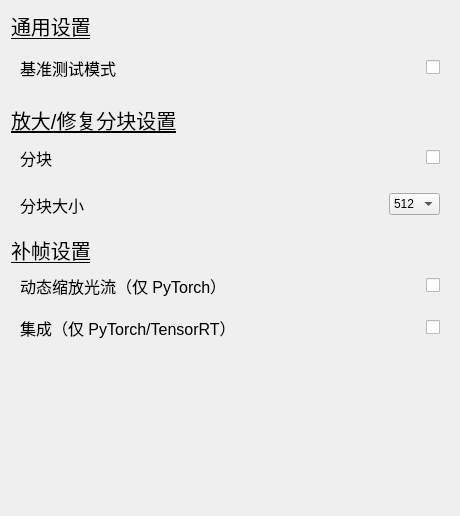
                             <widget class="QWidget" name="scrollAreaWidgetContents_5">
                              <property name="geometry">
                               <rect>
                                <x>0</x>
                                <y>0</y>
                                <width>460</width>
                                <height>516</height>
                               </rect>
                              </property>
                              <property name="sizePolicy">
                               <sizepolicy hsizetype="Preferred" vsizetype="Expanding">
                                <horstretch>0</horstretch>
                                <verstretch>0</verstretch>
                               </sizepolicy>
                              </property>
                              <property name="minimumSize">
                               <size>
                                <width>0</width>
                                <height>0</height>
                               </size>
                              </property>
                              <layout class="QVBoxLayout" name="verticalLayout_33">
                               <property name="spacing">
                                <number>9</number>
                               </property>
                               <property name="leftMargin">
                                <number>11</number>
                               </property>
                               <property name="topMargin">
                                <number>11</number>
                               </property>
                               <property name="rightMargin">
                                <number>11</number>
                               </property>
                               <property name="bottomMargin">
                                <number>11</number>
                               </property>
                               <item alignment="Qt::AlignmentFlag::AlignTop">
                                <widget class="QWidget" name="generalContainer" native="true">
                                 <property name="sizePolicy">
                                  <sizepolicy hsizetype="Preferred" vsizetype="Expanding">
                                   <horstretch>0</horstretch>
                                   <verstretch>0</verstretch>
                                  </sizepolicy>
                                 </property>
                                 <layout class="QVBoxLayout" name="verticalLayout_31">
                                  <property name="spacing">
                                   <number>6</number>
                                  </property>
                                  <property name="leftMargin">
                                   <number>0</number>
                                  </property>
                                  <property name="topMargin">
                                   <number>0</number>
                                  </property>
                                  <property name="rightMargin">
                                   <number>0</number>
                                  </property>
                                  <property name="bottomMargin">
                                   <number>0</number>
                                  </property>
                                  <item>
                                   <widget class="QLabel" name="label_41">
                                    <property name="font">
                                     <font>
                                      <pointsize>15</pointsize>
                                      <underline>true</underline>
                                     </font>
                                    </property>
                                    <property name="text">
                                     <string>通用设置</string>
                                    </property>
                                   </widget>
                                  </item>
                                  <item>
                                   <widget class="QWidget" name="benchmarkModeContainer" native="true">
                                    <layout class="QHBoxLayout" name="horizontalLayout_42">
                                     <property name="spacing">
                                      <number>6</number>
                                     </property>
                                     <property name="leftMargin">
                                      <number>9</number>
                                     </property>
                                     <property name="topMargin">
                                      <number>9</number>
                                     </property>
                                     <property name="rightMargin">
                                      <number>9</number>
                                     </property>
                                     <property name="bottomMargin">
                                      <number>9</number>
                                     </property>
                                     <item>
                                      <widget class="QLabel" name="label_18">
                                       <property name="font">
                                        <font>
                                         <pointsize>12</pointsize>
                                        </font>
                                       </property>
                                       <property name="toolTip">
                                        <string/>
                                       </property>
                                       <property name="statusTip">
                                        <string/>
                                       </property>
                                       <property name="text">
                                        <string>基准测试模式</string>
                                       </property>
                                      </widget>
                                     </item>
                                     <item>
                                      <spacer name="horizontalSpacer">
                                       <property name="orientation">
                                        <enum>Qt::Orientation::Horizontal</enum>
                                       </property>
                                       <property name="sizeHint" stdset="0">
                                        <size>
                                         <width>40</width>
                                         <height>20</height>
                                        </size>
                                       </property>
                                      </spacer>
                                     </item>
                                     <item>
                                      <widget class="QLabel" name="label_5">
                                       <property name="maximumSize">
                                        <size>
                                         <width>25</width>
                                         <height>25</height>
                                        </size>
                                       </property>
                                       <property name="toolTip">
                                        <string>&lt;html&gt;&lt;head/&gt;&lt;body&gt;&lt;p&gt;只进行处理而不输出新的视频。用于测试推理的原始性能。&lt;/p&gt;&lt;/body&gt;&lt;/html&gt;</string>
                                       </property>
                                       <property name="text">
                                        <string/>
                                       </property>
                                       <property name="pixmap">
                                        <pixmap resource="resources.qrc">:/icons/icons/info.svg</pixmap>
                                       </property>
                                       <property name="scaledContents">
                                        <bool>true</bool>
                                       </property>
                                      </widget>
                                     </item>
                                     <item>
                                      <widget class="QCheckBox" name="benchmarkModeCheckBox">
                                       <property name="styleSheet">
                                        <string notr="true"/>
                                       </property>
                                       <property name="text">
                                        <string/>
                                       </property>
                                      </widget>
                                     </item>
                                    </layout>
                                   </widget>
                                  </item>
                                 </layout>
                                </widget>
                               </item>
                               <item alignment="Qt::AlignmentFlag::AlignTop">
                                <widget class="QWidget" name="upscaleContainer" native="true">
                                 <property name="sizePolicy">
                                  <sizepolicy hsizetype="Preferred" vsizetype="Expanding">
                                   <horstretch>0</horstretch>
                                   <verstretch>0</verstretch>
                                  </sizepolicy>
                                 </property>
                                 <property name="minimumSize">
                                  <size>
                                   <width>351</width>
                                   <height>128</height>
                                  </size>
                                 </property>
                                 <layout class="QVBoxLayout" name="verticalLayout_16">
                                  <property name="spacing">
                                   <number>0</number>
                                  </property>
                                  <property name="leftMargin">
                                   <number>0</number>
                                  </property>
                                  <property name="topMargin">
                                   <number>0</number>
                                  </property>
                                  <property name="rightMargin">
                                   <number>0</number>
                                  </property>
                                  <property name="bottomMargin">
                                   <number>0</number>
                                  </property>
                                  <item>
                                   <widget class="QLabel" name="label_40">
                                    <property name="font">
                                     <font>
                                      <pointsize>15</pointsize>
                                      <underline>true</underline>
                                     </font>
                                    </property>
                                    <property name="text">
                                     <string>放大/修复分块设置</string>
                                    </property>
                                   </widget>
                                  </item>
                                  <item>
                                   <widget class="QWidget" name="tilingContainer" native="true">
                                    <layout class="QHBoxLayout" name="horizontalLayout_16">
                                     <property name="spacing">
                                      <number>6</number>
                                     </property>
                                     <property name="leftMargin">
                                      <number>9</number>
                                     </property>
                                     <property name="topMargin">
                                      <number>0</number>
                                     </property>
                                     <property name="rightMargin">
                                      <number>9</number>
                                     </property>
                                     <property name="bottomMargin">
                                      <number>9</number>
                                     </property>
                                     <item>
                                      <widget class="QLabel" name="label_33">
                                       <property name="font">
                                        <font>
                                         <pointsize>12</pointsize>
                                        </font>
                                       </property>
                                       <property name="text">
                                        <string>分块</string>
                                       </property>
                                      </widget>
                                     </item>
                                     <item>
                                      <spacer name="horizontalSpacer_8">
                                       <property name="orientation">
                                        <enum>Qt::Orientation::Horizontal</enum>
                                       </property>
                                       <property name="sizeHint" stdset="0">
                                        <size>
                                         <width>40</width>
                                         <height>20</height>
                                        </size>
                                       </property>
                                      </spacer>
                                     </item>
                                     <item>
                                      <widget class="QLabel" name="label_34">
                                       <property name="maximumSize">
                                        <size>
                                         <width>25</width>
                                         <height>25</height>
                                        </size>
                                       </property>
                                       <property name="toolTip">
                                        <string>&lt;html&gt;&lt;head/&gt;&lt;body&gt;&lt;p&gt;将放大后的帧切分成若干块。&lt;/p&gt;&lt;p&gt;可降低显存占用，但也会让渲染变慢。 &lt;/p&gt;&lt;p&gt;仅在因显存不足导致渲染失败时使用。&lt;/p&gt;&lt;/body&gt;&lt;/html&gt;</string>
                                       </property>
                                       <property name="text">
                                        <string/>
                                       </property>
                                       <property name="pixmap">
                                        <pixmap resource="resources.qrc">:/icons/icons/info.svg</pixmap>
                                       </property>
                                       <property name="scaledContents">
                                        <bool>true</bool>
                                       </property>
                                      </widget>
                                     </item>
                                     <item>
                                      <widget class="QCheckBox" name="tilingCheckBox">
                                       <property name="text">
                                        <string/>
                                       </property>
                                      </widget>
                                     </item>
                                    </layout>
                                   </widget>
                                  </item>
                                  <item>
                                   <widget class="QWidget" name="tileSizeContainer" native="true">
                                    <layout class="QHBoxLayout" name="horizontalLayout_18">
                                     <property name="spacing">
                                      <number>6</number>
                                     </property>
                                     <property name="leftMargin">
                                      <number>9</number>
                                     </property>
                                     <property name="topMargin">
                                      <number>0</number>
                                     </property>
                                     <property name="rightMargin">
                                      <number>9</number>
                                     </property>
                                     <property name="bottomMargin">
                                      <number>0</number>
                                     </property>
                                     <item>
                                      <widget class="QLabel" name="label_32">
                                       <property name="font">
                                        <font>
                                         <pointsize>12</pointsize>
                                        </font>
                                       </property>
                                       <property name="text">
                                        <string>分块大小</string>
                                       </property>
                                      </widget>
                                     </item>
                                     <item>
                                      <spacer name="horizontalSpacer_7">
                                       <property name="orientation">
                                        <enum>Qt::Orientation::Horizontal</enum>
                                       </property>
                                       <property name="sizeHint" stdset="0">
                                        <size>
                                         <width>40</width>
                                         <height>20</height>
                                        </size>
                                       </property>
                                      </spacer>
                                     </item>
                                     <item>
                                      <widget class="QComboBox" name="tileSizeComboBox">
                                       <item>
                                        <property name="text">
                                         <string>512</string>
                                        </property>
                                       </item>
                                       <item>
                                        <property name="text">
                                         <string>384</string>
                                        </property>
                                       </item>
                                       <item>
                                        <property name="text">
                                         <string>256</string>
                                        </property>
                                       </item>
                                       <item>
                                        <property name="text">
                                         <string>128</string>
                                        </property>
                                       </item>
                                       <item>
                                        <property name="text">
                                         <string>64</string>
                                        </property>
                                       </item>
                                      </widget>
                                     </item>
                                    </layout>
                                   </widget>
                                  </item>
                                 </layout>
                                </widget>
                               </item>
                               <item alignment="Qt::AlignmentFlag::AlignTop">
                                <widget class="QWidget" name="interpolateContainer_2" native="true">
                                 <property name="sizePolicy">
                                  <sizepolicy hsizetype="Preferred" vsizetype="Expanding">
                                   <horstretch>0</horstretch>
                                   <verstretch>0</verstretch>
                                  </sizepolicy>
                                 </property>
                                 <layout class="QVBoxLayout" name="interpolateContainer">
                                  <property name="spacing">
                                   <number>0</number>
                                  </property>
                                  <property name="leftMargin">
                                   <number>0</number>
                                  </property>
                                  <property name="topMargin">
                                   <number>0</number>
                                  </property>
                                  <property name="rightMargin">
                                   <number>0</number>
                                  </property>
                                  <property name="bottomMargin">
                                   <number>0</number>
                                  </property>
                                  <item>
                                   <widget class="QLabel" name="label_42">
                                    <property name="font">
                                     <font>
                                      <pointsize>15</pointsize>
                                      <underline>true</underline>
                                     </font>
                                    </property>
                                    <property name="text">
                                     <string>补帧设置</string>
                                    </property>
                                   </widget>
                                  </item>
                                  <item>
                                   <widget class="QWidget" name="sloMoModeContainer_5" native="true">
                                    <layout class="QHBoxLayout" name="horizontalLayout_53">
                                     <item>
                                      <widget class="QLabel" name="label_70">
                                       <property name="font">
                                        <font>
                                         <pointsize>12</pointsize>
                                        </font>
                                       </property>
                                       <property name="text">
                                        <string>动态缩放光流（仅 PyTorch）</string>
                                       </property>
                                      </widget>
                                     </item>
                                     <item>
                                      <spacer name="horizontalSpacer_26">
                                       <property name="orientation">
                                        <enum>Qt::Orientation::Horizontal</enum>
                                       </property>
                                       <property name="sizeHint" stdset="0">
                                        <size>
                                         <width>226</width>
                                         <height>20</height>
                                        </size>
                                       </property>
                                      </spacer>
                                     </item>
                                     <item>
                                      <widget class="QLabel" name="label_71">
                                       <property name="maximumSize">
                                        <size>
                                         <width>25</width>
                                         <height>25</height>
                                        </size>
                                       </property>
                                       <property name="toolTip">
                                        <string>&lt;html&gt;&lt;head/&gt;&lt;body&gt;&lt;p&gt;根据帧间差异缩放光流。&lt;/p&gt;&lt;p&gt;有助于动画补帧。&lt;/p&gt;&lt;/body&gt;&lt;/html&gt;</string>
                                       </property>
                                       <property name="text">
                                        <string/>
                                       </property>
                                       <property name="pixmap">
                                        <pixmap resource="resources.qrc">:/icons/icons/info.svg</pixmap>
                                       </property>
                                       <property name="scaledContents">
                                        <bool>true</bool>
                                       </property>
                                      </widget>
                                     </item>
                                     <item>
                                      <widget class="QCheckBox" name="dynamicScaledOpticalFlowCheckBox">
                                       <property name="text">
                                        <string/>
                                       </property>
                                      </widget>
                                     </item>
                                    </layout>
                                   </widget>
                                  </item>
                                  <item>
                                   <widget class="QWidget" name="sloMoModeContainer_4" native="true">
                                    <layout class="QHBoxLayout" name="horizontalLayout_52">
                                     <item>
                                      <widget class="QLabel" name="label_68">
                                       <property name="font">
                                        <font>
                                         <pointsize>12</pointsize>
                                        </font>
                                       </property>
                                       <property name="text">
                                        <string>集成（仅 PyTorch/TensorRT）</string>
                                       </property>
                                      </widget>
                                     </item>
                                     <item>
                                      <spacer name="horizontalSpacer_25">
                                       <property name="orientation">
                                        <enum>Qt::Orientation::Horizontal</enum>
                                       </property>
                                       <property name="sizeHint" stdset="0">
                                        <size>
                                         <width>226</width>
                                         <height>20</height>
                                        </size>
                                       </property>
                                      </spacer>
                                     </item>
                                     <item>
                                      <widget class="QLabel" name="label_69">
                                       <property name="maximumSize">
                                        <size>
                                         <width>25</width>
                                         <height>25</height>
                                        </size>
                                       </property>
                                       <property name="toolTip">
                                        <string>&lt;html&gt;&lt;head/&gt;&lt;body&gt;&lt;p&gt;集成光流，可能产生更好的结果。&lt;/p&gt;&lt;p&gt;仅兼容较旧的 RIFE 模型与 GMFSS&lt;/p&gt;&lt;/body&gt;&lt;/html&gt;</string>
                                       </property>
                                       <property name="text">
                                        <string/>
                                       </property>
                                       <property name="pixmap">
                                        <pixmap resource="resources.qrc">:/icons/icons/info.svg</pixmap>
                                       </property>
                                       <property name="scaledContents">
                                        <bool>true</bool>
                                       </property>
                                      </widget>
                                     </item>
                                     <item>
                                      <widget class="QCheckBox" name="ensembleCheckBox">
                                       <property name="text">
                                        <string/>
                                       </property>
                                      </widget>
                                     </item>
                                    </layout>
                                   </widget>
                                  </item>
                                 </layout>
                                </widget>
                               </item>
                               <item>
                                <widget class="QWidget" name="widget_19" native="true">
                                 <layout class="QHBoxLayout" name="horizontalLayout_23"/>
                                </widget>
                               </item>
                               <item>
                                <spacer name="verticalSpacer">
                                 <property name="orientation">
                                  <enum>Qt::Orientation::Vertical</enum>
                                 </property>
                                 <property name="sizeHint" stdset="0">
                                  <size>
                                   <width>20</width>
                                   <height>40</height>
                                  </size>
                                 </property>
                                </spacer>
                               </item>
                              </layout>
                             </widget>
